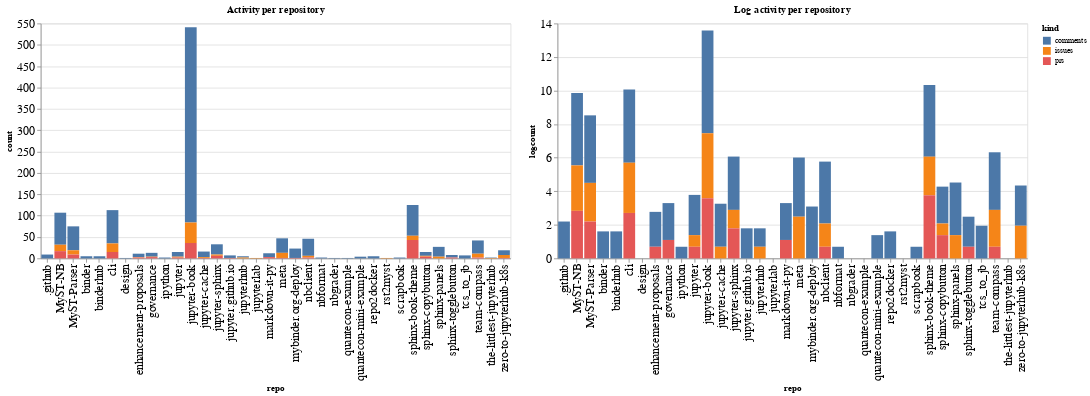

Notebook cell for this chart:
### Code cell
ch1 = alt.Chart(repo_summaries, width=600, title="Activity per repository").mark_bar().encode(
    x='repo',
    y='count',
    color='kind',
    tooltip="kind"
)

ch2 = alt.Chart(repo_summaries, width=600, title="Log activity per repository").mark_bar().encode(
    x='repo',
    y='logcount',
    color='kind',
    tooltip="kind"
)

ch1 | ch2

### Figure 1 — Vega-Lite specification as saved in the notebook (floating-point values rounded to 4 significant figures)
{"config": {"axisLeft": {"labelFontSize": 15}, "axisBottom": {"labelFontSize": 15}}, "hconcat": [{"mark": "bar", "encoding": {"color": {"type": "nominal", "field": "kind"}, "tooltip": {"type": "nominal", "field": "kind"}, "x": {"type": "nominal", "field": "repo"}, "y": {"type": "quantitative", "field": "count"}}, "title": "Activity per repository", "width": 600}, {"mark": "bar", "encoding": {"color": {"type": "nominal", "field": "kind"}, "tooltip": {"type": "nominal", "field": "kind"}, "x": {"type": "nominal", "field": "repo"}, "y": {"type": "quantitative", "field": "logcount"}}, "title": "Log activity per repository", "width": 600}], "data": {"name": "data-c0be6dff5d16d0dd73196fde2f908f13"}, "$schema": "https://vega.github.io/schema/vega-lite/v4.8.1.json", "datasets": {"data-c0be6dff5d16d0dd73196fde2f908f13": [{"repo": ".github", "kind": "comments", "count": 9, "logcount": 2.197}, {"repo": "MyST-NB", "kind": "comments", "count": 75, "logcount": 4.317}, {"repo": "MyST-NB", "kind": "issues", "count": 15, "logcount": 2.708}, {"repo": "MyST-NB", "kind": "prs", "count": 17, "logcount": 2.833}, {"repo": "MyST-Parser", "kind": "comments", "count": 56, "logcount": 4.025}, {"repo": "MyST-Parser", "kind": "issues", "count": 10, "logcount": 2.303}, {"repo": "MyST-Parser", "kind": "prs", "count": 9, "logcount": 2.197}, {"repo": "binder", "kind": "comments", "count": 5, "logcount": 1.609}, {"repo": "binderhub", "kind": "comments", "count": 5, "logcount": 1.609}, {"repo": "cli", "kind": "comments", "count": 78, "logcount": 4.357}, {"repo": "cli", "kind": "issues", "count": 20, "logcount": 2.996}, {"repo": "cli", "kind": "prs", "count": 15, "logcount": 2.708}, {"repo": "design", "kind": "comments", "count": 1, "logcount": 0.0}, {"repo": "enhancement-proposals", "kind": "comments", "count": 8, "logcount": 2.079}, {"repo": "enhancement-proposals", "kind": "issues", "count": 1, "logcount": 0.0}, {"repo": "enhancement-proposals", "kind": "prs", "count": 2, "logcount": 0.6931}, {"repo": "governance", "kind": "comments", "count": 9, "logcount": 2.197}, {"repo": "governance", "kind": "issues", "count": 1, "logcount": 0.0}, {"repo": "governance", "kind": "prs", "count": 3, "logcount": 1.099}, {"repo": "ipython", "kind": "comments", "count": 2, "logcount": 0.6931}, {"repo": "jupyter", "kind": "comments", "count": 11, "logcount": 2.398}, {"repo": "jupyter", "kind": "issues", "count": 2, "logcount": 0.6931}, {"repo": "jupyter", "kind": "prs", "count": 2, "logcount": 0.6931}, {"repo": "jupyter-book", "kind": "comments", "count": 457, "logcount": 6.125}, {"repo": "jupyter-book", "kind": "issues", "count": 48, "logcount": 3.871}, {"repo": "jupyter-book", "kind": "prs", "count": 36, "logcount": 3.584}, {"repo": "jupyter-cache", "kind": "comments", "count": 13, "logcount": 2.565}, {"repo": "jupyter-cache", "kind": "issues", "count": 2, "logcount": 0.6931}, {"repo": "jupyter-cache", "kind": "prs", "count": 1, "logcount": 0.0}, {"repo": "jupyter-sphinx", "kind": "comments", "count": 24, "logcount": 3.178}, {"repo": "jupyter-sphinx", "kind": "issues", "count": 3, "logcount": 1.099}, {"repo": "jupyter-sphinx", "kind": "prs", "count": 6, "logcount": 1.792}, {"repo": "jupyter.github.io", "kind": "comments", "count": 6, "logcount": 1.792}, {"repo": "jupyter.github.io", "kind": "prs", "count": 1, "logcount": 0.0}, {"repo": "jupyterhub", "kind": "comments", "count": 3, "logcount": 1.099}, {"repo": "jupyterhub", "kind": "issues", "count": 2, "logcount": 0.6931}, {"repo": "jupyterlab", "kind": "issues", "count": 1, "logcount": 0.0}, {"repo": "markdown-it-py", "kind": "comments", "count": 9, "logcount": 2.197}, {"repo": "markdown-it-py", "kind": "prs", "count": 3, "logcount": 1.099}, {"repo": "meta", "kind": "comments", "count": 34, "logcount": 3.526}, {"repo": "meta", "kind": "issues", "count": 12, "logcount": 2.485}, {"repo": "meta", "kind": "prs", "count": 1, "logcount": 0.0}, {"repo": "mybinder.org-deploy", "kind": "comments", "count": 22, "logcount": 3.091}, {"repo": "mybinder.org-deploy", "kind": "prs", "count": 1, "logcount": 0.0}, {"repo": "nbclient", "kind": "comments", "count": 40, "logcount": 3.689}, {"repo": "nbclient", "kind": "issues", "count": 4, "logcount": 1.386}, {"repo": "nbclient", "kind": "prs", "count": 2, "logcount": 0.6931}, {"repo": "nbformat", "kind": "comments", "count": 2, "logcount": 0.6931}, {"repo": "nbgrader", "kind": "comments", "count": 1, "logcount": 0.0}, {"repo": "quantecon-example", "kind": "comments", "count": 1, "logcount": 0.0}, {"repo": "quantecon-mini-example", "kind": "comments", "count": 4, "logcount": 1.386}, {"repo": "repo2docker", "kind": "comments", "count": 5, "logcount": 1.609}, {"repo": "rst2myst", "kind": "issues", "count": 1, "logcount": 0.0}, {"repo": "scrapbook", "kind": "comments", "count": 2, "logcount": 0.6931}, {"repo": "sphinx-book-theme", "kind": "comments", "count": 72, "logcount": 4.277}, {"repo": "sphinx-book-theme", "kind": "issues", "count": 10, "logcount": 2.303}, {"repo": "sphinx-book-theme", "kind": "prs", "count": 43, "logcount": 3.761}, {"repo": "sphinx-copybutton", "kind": "comments", "count": 9, "logcount": 2.197}, {"repo": "sphinx-copybutton", "kind": "issues", "count": 2, "logcount": 0.6931}, {"repo": "sphinx-copybutton", "kind": "prs", "count": 4, "logcount": 1.386}, {"repo": "sphinx-panels", "kind": "comments", "count": 23, "logcount": 3.135}, {"repo": "sphinx-panels", "kind": "issues", "count": 4, "logcount": 1.386}, {"repo": "sphinx-togglebutton", "kind": "comments", "count": 6, "logcount": 1.792}, {"repo": "sphinx-togglebutton", "kind": "prs", "count": 2, "logcount": 0.6931}, {"repo": "tcs_to_jb", "kind": "comments", "count": 7, "logcount": 1.946}, {"repo": "team-compass", "kind": "comments", "count": 31, "logcount": 3.434}, {"repo": "team-compass", "kind": "issues", "count": 9, "logcount": 2.197}, {"repo": "team-compass", "kind": "prs", "count": 2, "logcount": 0.6931}, {"repo": "the-littlest-jupyterhub", "kind": "comments", "count": 1, "logcount": 0.0}, {"repo": "the-littlest-jupyterhub", "kind": "issues", "count": 1, "logcount": 0.0}, {"repo": "zero-to-jupyterhub-k8s", "kind": "comments", "count": 11, "logcount": 2.398}, {"repo": "zero-to-jupyterhub-k8s", "kind": "issues", "count": 7, "logcount": 1.946}, {"repo": "zero-to-jupyterhub-k8s", "kind": "prs", "count": 1, "logcount": 0.0}]}}
